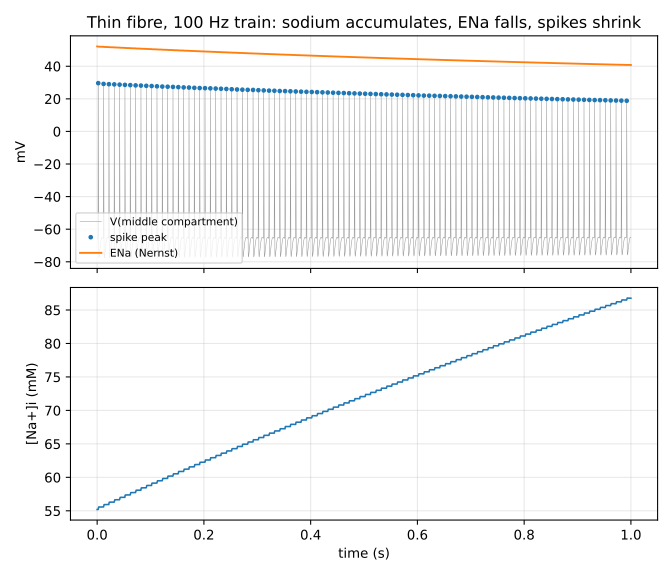

Reproduce this figure in Python.
"""Draw the thin-fibre spike train of circuits/multiphysics/hh_thin_fibre.net.

Runs the deck through va-cli and plots, against time, the middle compartment's membrane
potential, each spike's peak, the sodium reversal potential ENa = (RT/F) ln(Na_o / Na_i) computed
from the intracellular sodium the run reports, and that sodium itself. Prints the first and last
spike's peak, ENa and conduction velocity.

Usage (from the repository root, after `cargo build --release`):
    python docs/examples/multiphysics/hh_thin_fibre.py [path/to/va-cli]
writes docs/examples/multiphysics/hh_thin_fibre.svg.
"""
import math
import subprocess
import sys

import matplotlib

matplotlib.use("Agg")
import matplotlib.pyplot as plt  # noqa: E402

VA = sys.argv[1] if len(sys.argv) > 1 else "target/release/va-cli"
# The deck's cable: squid concentrations, 18.5 C.
NAO, NAI0, TC = 440.0, 55.2, 18.5
RTF = 8.314462618 * (TC + 273.15) / 96485.33212

out = subprocess.run(
    [VA, "sim", "circuits/multiphysics/hh_thin_fibre.net", "--model", "models/multiphysics/axon",
     "--tran", "--report", "X1.v[5],X1.dnai[5]"],
    capture_output=True, text=True, check=True,
).stdout

t, v, na = [], [], []
velocities = []
for line in out.splitlines():
    if "velocity" in line:
        velocities.append(float(line.rsplit("velocity", 1)[1].split()[0]))
        continue
    toks = line.split()
    if not toks or not toks[0].startswith("t="):
        continue
    vals = {k: float(x) for k, x in (tok.split("=") for tok in toks[1:] if "=" in tok)}
    t.append(float(toks[0][2:-1]))
    v.append(vals["V(X1.v[5])"])
    na.append(vals["Conc(X1.dnai[5])"])

# Spike peaks: local maxima above 0 V.
peaks = [(t[k], v[k], na[k]) for k in range(1, len(v) - 1)
         if v[k] > 0.0 and v[k] >= v[k - 1] and v[k] > v[k + 1]]
ena = [RTF * math.log(NAO / (NAI0 + x)) for x in na]

fig, (ax1, ax2) = plt.subplots(2, 1, figsize=(7.0, 6.0), sharex=True)
ax1.plot(t, [x * 1e3 for x in v], lw=0.4, color="0.6", label="V(middle compartment)")
ax1.plot([p[0] for p in peaks], [p[1] * 1e3 for p in peaks], "o", ms=2.5, label="spike peak")
ax1.plot(t, [x * 1e3 for x in ena], lw=1.4, label="ENa (Nernst)")
ax1.set_ylabel("mV")
ax1.set_title("Thin fibre, 100 Hz train: sodium accumulates, ENa falls, spikes shrink")
ax1.legend(loc="lower left", fontsize=8)
ax1.grid(True, alpha=0.3)
ax2.plot(t, [NAI0 + x for x in na], lw=1.2)
ax2.set_xlabel("time (s)")
ax2.set_ylabel("[Na+]i (mM)")
ax2.grid(True, alpha=0.3)
fig.tight_layout()
fig.savefig("docs/examples/multiphysics/hh_thin_fibre.svg")

print(f"{len(peaks)} spikes at the middle compartment")
for label, (tp, vp, nap) in (("first", peaks[0]), ("last", peaks[-1])):
    print(f"{label:>5} spike: t={tp:.4f} s, peak {vp * 1e3:.2f} mV, [Na]i {NAI0 + nap:.2f} mM, "
          f"ENa {RTF * math.log(NAO / (NAI0 + nap)) * 1e3:.2f} mV")
print(f"velocity: first {velocities[0]:.3f} m/s, last {velocities[-1]:.3f} m/s")
print("wrote docs/examples/multiphysics/hh_thin_fibre.svg")
